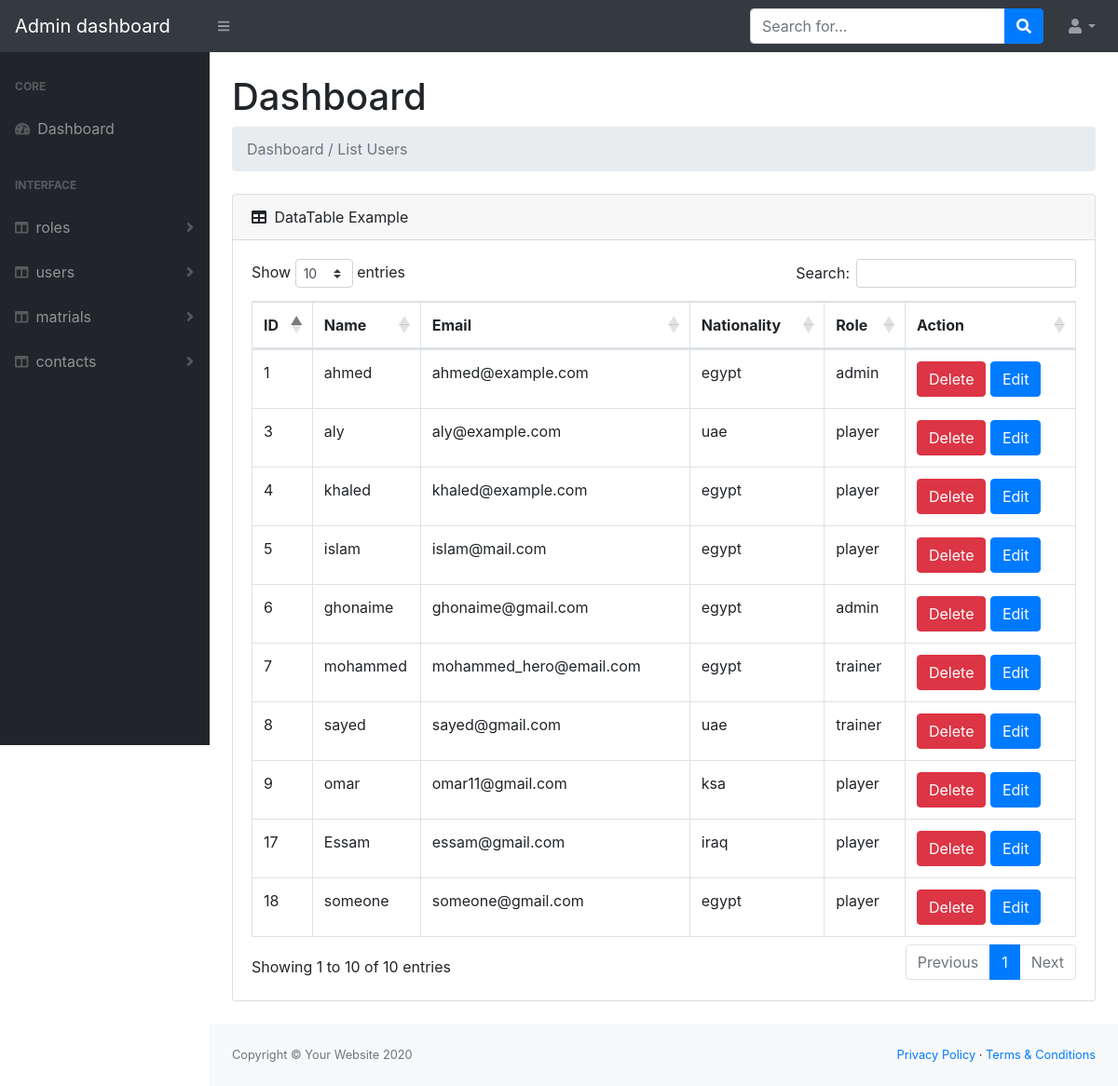
Page /DB/users (signed in) on the committed database.
### tables this page shows
CREATE TABLE `users` (
  `id` int(11) NOT NULL,
  `name` char(30) NOT NULL,
  `email` char(60) NOT NULL,
  `password` char(32) NOT NULL,
  `nationality` char(20) NOT NULL,
  `role_id` int(11) NOT NULL
);

CREATE TABLE `roles` (
  `id` int(11) NOT NULL,
  `title` char(20) NOT NULL
);

### DB/users/index.php (the view, shortened to what this page needs)
<?php
   require "../../helpers/db_connection.php";
    $sql = "select users.*,roles.title from users join roles on users.role_id = roles.id ";
    $op  = mysqli_query($con,$sql);
   require "../layouts/header.php";
    require "../layouts/topnav.php";
?>
        <div id="layoutSidenav">
            <?php
                require "../layouts/sidenav.php";
            ?>
            <div id="layoutSidenav_content">
                <main>
                    <div class="container-fluid">
                        <h1 class="mt-4">Dashboard</h1>
                        <ol class="breadcrumb mb-4">
                            <li class="breadcrumb-item active">
                            </li>
                        </ol>
                        <div class="card mb-4">
                            <div class="card-header">
                                <i class="fas fa-table mr-1"></i>
                                DataTable Example
                            </div>
                            <div class="card-body">
                                <div class="table-responsive">
                                    <table class="table table-bordered" id="dataTable" width="100%" cellspacing="0">
                                        <thead>
                                            <tr>
                                                <th>ID</th>
                                                <th>Name</th>
                                                <th>Email</th>
                                                <th>Nationality</th>
                                                <th>Role</th>
                                                <th>Action</th>
                                            </tr>
                                        </thead>
                                        <tbody>
                                            <?php while($data = mysqli_fetch_assoc($op)) {?>
                                            <tr>
                                                <td><?php echo $data['id'];?></td>
                                                <td><?php echo $data['name'];?></td>
                                                <td><?php echo $data['email'];?></td>
                                                <td><?php echo $data['nationality'];?></td>
                                                <td><?php echo $data['title'];?></td>
                                                <td>
                                                <a href='delete.php?id=<?php echo $data['id'];?>' class='btn btn-danger m-r-1em'>Delete</a>
                                                <a href='edit.php?id=<?php echo $data['id'];?>' class='btn btn-primary m-r-1em'>Edit</a>
                                                </td>
                                            </tr>
                                            <?php }?>
                                        </tbody>
                                    </table>
                                </div>
                            </div>
                        </div>
                    </div>
                </main>
                <?php
                    require "../layouts/footer.php";
                ?>

### rows in the picture
users: id "1", name "ahmed", email "ahmed@example.com", nationality "egypt", role.title "admin"
users: id "3", name "aly", email "aly@example.com", nationality "uae", role.title "player"
users: id "4", name "khaled", email "khaled@example.com", nationality "egypt", role.title "player"
users: id "5", name "islam", email "islam@mail.com", nationality "egypt", role.title "player"
users: id "6", name "ghonaime", email "ghonaime@gmail.com", nationality "egypt", role.title "admin"
users: id "7", name "mohammed", email "mohammed_hero@email.com", nationality "egypt", role.title "trainer"
users: id "8", name "sayed", email "sayed@gmail.com", nationality "uae", role.title "trainer"
users: id "9", name "omar", email "omar11@gmail.com", nationality "ksa", role.title "player"
users: id "17", name "Essam", email "essam@gmail.com", nationality "iraq", role.title "player"
users: id "18", name "someone", email "someone@gmail.com", nationality "egypt", role.title "player"

### other values in the picture
$v "roles"
$v "users"
$v "matrials"
$v "contacts"
$txt "Dashboard / List Users"
